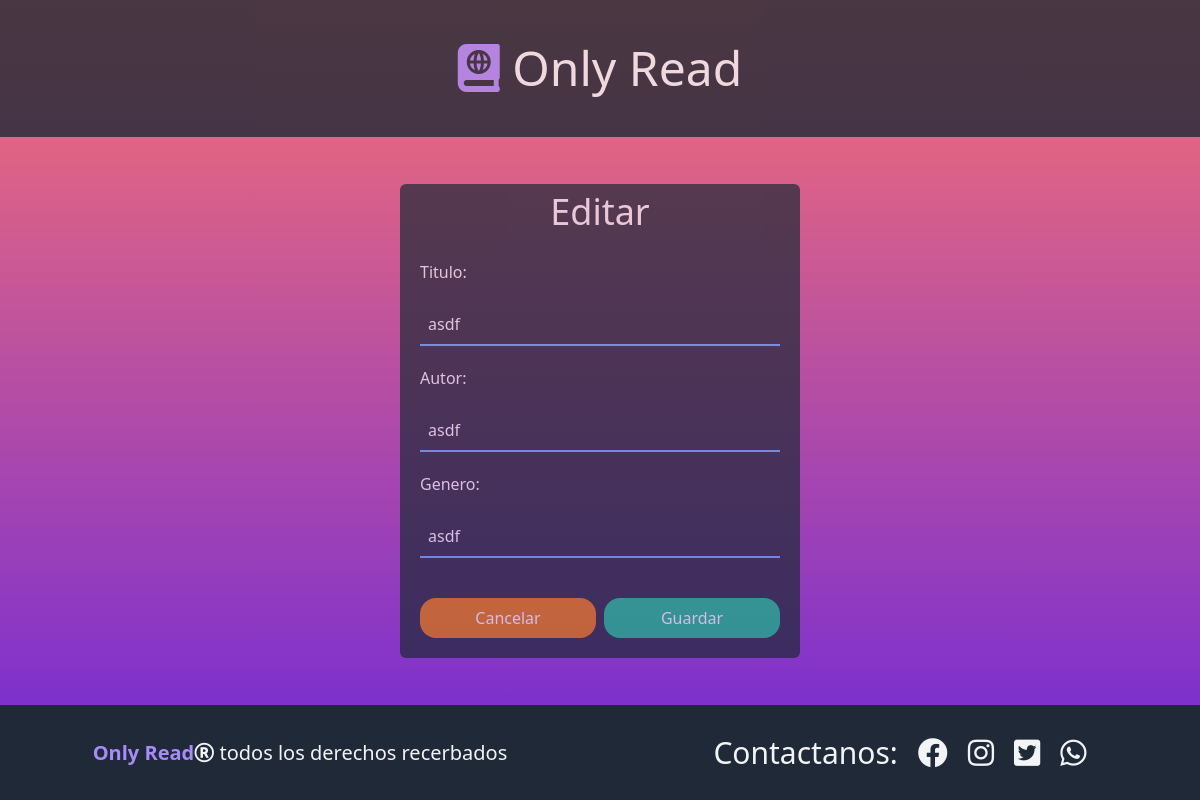
Before: /libros/9/editar/ with the older database file.
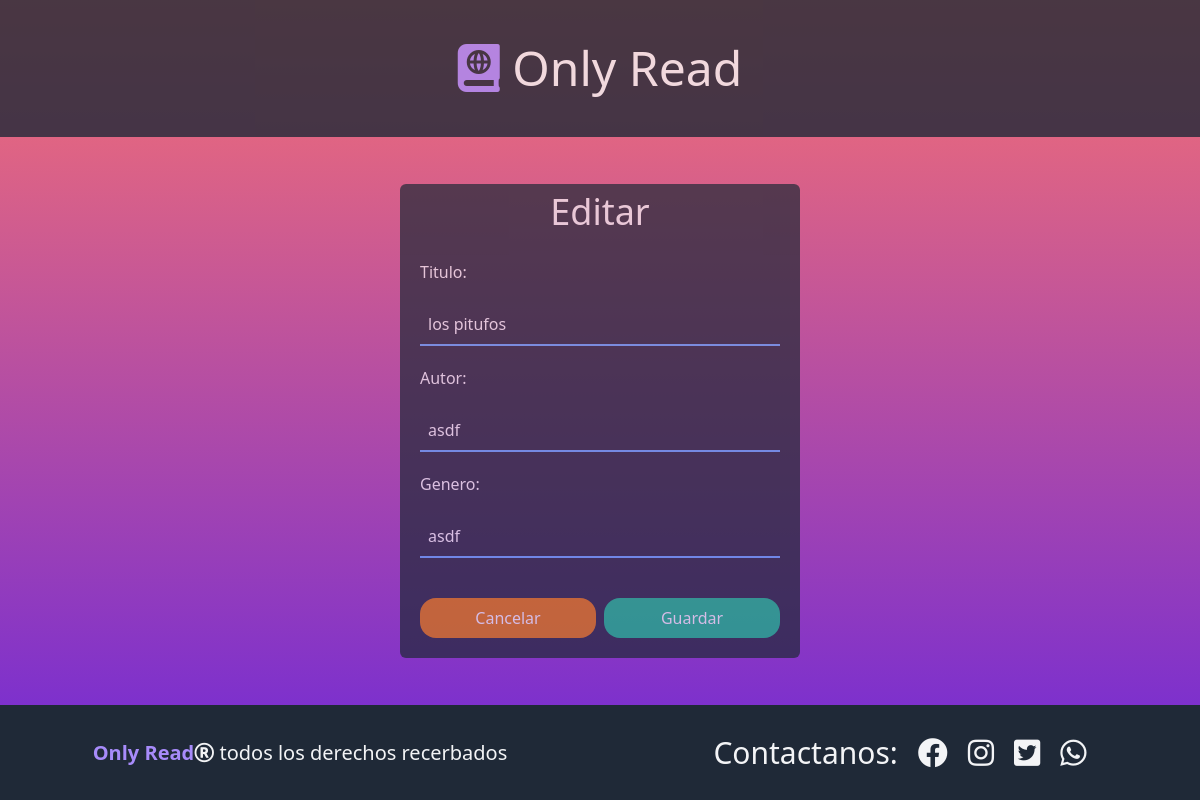
After: the same page with the newer database file.
### database_setup.py (models this page shows, shortened)
class Libro(Base):
    __tablename__ = 'libro'
    id = Column(Integer, primary_key=True)
    titulo = Column(String(250), nullable=False)
    autor = Column(String(250), nullable=False)
    genero = Column(String(250))

### app.py (the view)
@app.route("/libros/<int:libro_id>/editar/", methods=['GET', 'POST'])
def editarLibro(libro_id):
    libroEditado = session.query(Libro).filter_by(id=libro_id).one()
    if request.method == 'POST':
        if request.form['nombre'] and request.form['autor'] and request.form['genero']:
            libroEditado.titulo = request.form['nombre']
            libroEditado.autor = request.form['autor']
            libroEditado.genero = request.form['genero']
            session.commit()
            return redirect(url_for('mostrarLibros'))
    else:
        return render_template('editarLibro.html', libro=libroEditado)

### templates/editarLibro.html
{% extends 'main.html' %}
{% block content%}
<div class="flex w-full h-full">
    <div class="w-1/3 bg-gray-800 opacity-70 my-auto mx-auto rounded-md">
        <h2 class="text-gray-100 text-4xl text-center mt-2 mb-2">Editar</h2>
        <form action="{{ url_for('editarLibro',libro_id = libro.id)}}" method="post" class="flex flex-col text-gray-100 my-auto">
            <div class="flex flex-col flex-grow gap-5 m-5">
                    <label for="nombre">Titulo:</label>
                    <input type="text" name="nombre" value="{{libro.titulo }}" class="p-2 bg-gray-800 border-b-2 border-blue-400 form-control ">
                    <label for="nombre">Autor:</label>
                    <input type="text" name="autor" value="{{libro.autor }}"class="p-2 bg-gray-800 border-b-2 border-blue-400 form-control ">
                    <label for="nombre">Genero:</label>
                    <input type="text" name="genero" value="{{libro.genero }}"class="p-2 bg-gray-800 border-b-2 border-blue-400 form-control ">
                <div class="flex gap-2 text-center text-gray-100 h-full mt-5">
                    <a href="{{ url_for('mostrarLibros') }}" class="w-1/2 bg-yellow-600 p-2 rounded-2xl">Cancelar</a>
                    <button type="submit" class="w-1/2 bg-green-500 p-2 rounded-2xl">Guardar</button>
                </div>
            </div>
        </form>
    </div>
</div>
{% endblock %}

Changed rows visible on the page:
changed Libro "asdf": nombre "asdf" → "los pitufos"
